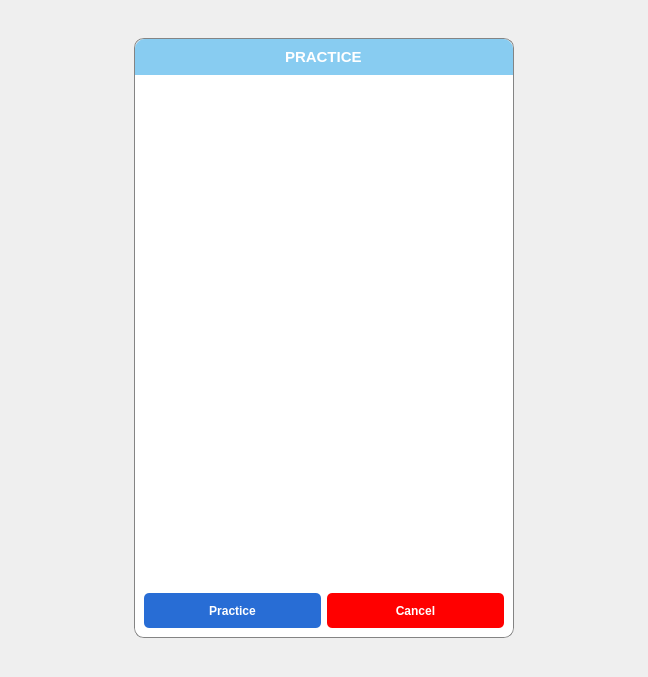
<?xml version="1.0" encoding="UTF-8"?>
<ui version="4.0">
 <class>Dialog</class>
 <widget class="QDialog" name="Dialog">
  <property name="geometry">
   <rect>
    <x>0</x>
    <y>0</y>
    <width>648</width>
    <height>677</height>
   </rect>
  </property>
  <property name="windowTitle">
   <string>Dialog</string>
  </property>
  <layout class="QHBoxLayout" name="horizontalLayout">
   <property name="spacing">
    <number>0</number>
   </property>
   <property name="leftMargin">
    <number>0</number>
   </property>
   <property name="topMargin">
    <number>0</number>
   </property>
   <property name="rightMargin">
    <number>0</number>
   </property>
   <property name="bottomMargin">
    <number>0</number>
   </property>
   <item>
    <widget class="QFrame" name="MainFrame">
     <property name="minimumSize">
      <size>
       <width>380</width>
       <height>600</height>
      </size>
     </property>
     <property name="maximumSize">
      <size>
       <width>380</width>
       <height>600</height>
      </size>
     </property>
     <property name="styleSheet">
      <string notr="true">#MainFrame{
border: 1px solid rgb(132, 132, 132);
border-radius: 10px;
}</string>
     </property>
     <property name="frameShape">
      <enum>QFrame::StyledPanel</enum>
     </property>
     <property name="frameShadow">
      <enum>QFrame::Raised</enum>
     </property>
     <layout class="QVBoxLayout" name="verticalLayout">
      <property name="spacing">
       <number>0</number>
      </property>
      <property name="leftMargin">
       <number>0</number>
      </property>
      <property name="topMargin">
       <number>0</number>
      </property>
      <property name="rightMargin">
       <number>0</number>
      </property>
      <property name="bottomMargin">
       <number>0</number>
      </property>
      <item>
       <widget class="QFrame" name="frame_2">
        <property name="font">
         <font>
          <pointsize>13</pointsize>
         </font>
        </property>
        <property name="styleSheet">
         <string notr="true">background-color: #88ccf1;
color:#ffffff;
border-top-right-radius:10px;
border-top-left-radius:10px;</string>
        </property>
        <property name="frameShape">
         <enum>QFrame::StyledPanel</enum>
        </property>
        <property name="frameShadow">
         <enum>QFrame::Raised</enum>
        </property>
        <layout class="QHBoxLayout" name="horizontalLayout_2">
         <item alignment="Qt::AlignHCenter">
          <widget class="QLabel" name="label">
           <property name="font">
            <font>
             <pointsize>11</pointsize>
             <weight>75</weight>
             <bold>true</bold>
            </font>
           </property>
           <property name="text">
            <string>PRACTICE</string>
           </property>
          </widget>
         </item>
        </layout>
       </widget>
      </item>
      <item>
       <widget class="QFrame" name="frame_3">
        <property name="sizePolicy">
         <sizepolicy hsizetype="Preferred" vsizetype="Expanding">
          <horstretch>0</horstretch>
          <verstretch>0</verstretch>
         </sizepolicy>
        </property>
        <property name="styleSheet">
         <string notr="true">background-color: rgb(255, 255, 255);
border-bottom-right-radius:10px;
border-bottom-left-radius:10px;</string>
        </property>
        <property name="frameShape">
         <enum>QFrame::StyledPanel</enum>
        </property>
        <property name="frameShadow">
         <enum>QFrame::Raised</enum>
        </property>
        <layout class="QVBoxLayout" name="verticalLayout_2">
         <item>
          <widget class="QFrame" name="frame">
           <property name="frameShape">
            <enum>QFrame::StyledPanel</enum>
           </property>
           <property name="frameShadow">
            <enum>QFrame::Raised</enum>
           </property>
           <layout class="QVBoxLayout" name="verticalLayout_3">
            <item>
             <widget class="QScrollArea" name="scrollArea">
              <property name="widgetResizable">
               <bool>true</bool>
              </property>
              <widget class="QWidget" name="scrollAreaWidgetContents">
               <property name="geometry">
                <rect>
                 <x>0</x>
                 <y>0</y>
                 <width>334</width>
                 <height>468</height>
                </rect>
               </property>
              </widget>
             </widget>
            </item>
           </layout>
          </widget>
         </item>
         <item>
          <widget class="QFrame" name="frame_8">
           <property name="maximumSize">
            <size>
             <width>16777215</width>
             <height>50</height>
            </size>
           </property>
           <property name="frameShape">
            <enum>QFrame::StyledPanel</enum>
           </property>
           <property name="frameShadow">
            <enum>QFrame::Raised</enum>
           </property>
           <layout class="QHBoxLayout" name="horizontalLayout_14">
            <property name="leftMargin">
             <number>0</number>
            </property>
            <property name="topMargin">
             <number>0</number>
            </property>
            <property name="rightMargin">
             <number>0</number>
            </property>
            <property name="bottomMargin">
             <number>0</number>
            </property>
            <item>
             <widget class="QPushButton" name="practice_btn">
              <property name="minimumSize">
               <size>
                <width>0</width>
                <height>35</height>
               </size>
              </property>
              <property name="font">
               <font>
                <pointsize>9</pointsize>
                <weight>75</weight>
                <bold>true</bold>
               </font>
              </property>
              <property name="cursor">
               <cursorShape>PointingHandCursor</cursorShape>
              </property>
              <property name="styleSheet">
               <string notr="true">#practice_btn{
	color: rgb(255, 255, 255);
	background-color: rgb(40, 109, 213);
	border-radius:5px;
}
#practice_btn::hover{
		background-color: rgb(11, 75, 135);
}</string>
              </property>
              <property name="text">
               <string>Practice</string>
              </property>
             </widget>
            </item>
            <item>
             <widget class="QPushButton" name="Cancel_Btn">
              <property name="minimumSize">
               <size>
                <width>0</width>
                <height>35</height>
               </size>
              </property>
              <property name="font">
               <font>
                <pointsize>9</pointsize>
                <weight>75</weight>
                <bold>true</bold>
               </font>
              </property>
              <property name="cursor">
               <cursorShape>PointingHandCursor</cursorShape>
              </property>
              <property name="styleSheet">
               <string notr="true">#Cancel_Btn{
	color: rgb(255, 255, 255);
	background-color: rgb(255, 0, 0);
	border-radius:5px;
}
#Cancel_Btn::hover{
	background-color: rgb(171, 0, 0);
}</string>
              </property>
              <property name="text">
               <string>Cancel</string>
              </property>
             </widget>
            </item>
           </layout>
          </widget>
         </item>
        </layout>
       </widget>
      </item>
     </layout>
    </widget>
   </item>
  </layout>
 </widget>
 <resources>
  <include location="../../resource/resource.qrc"/>
 </resources>
 <connections/>
</ui>
